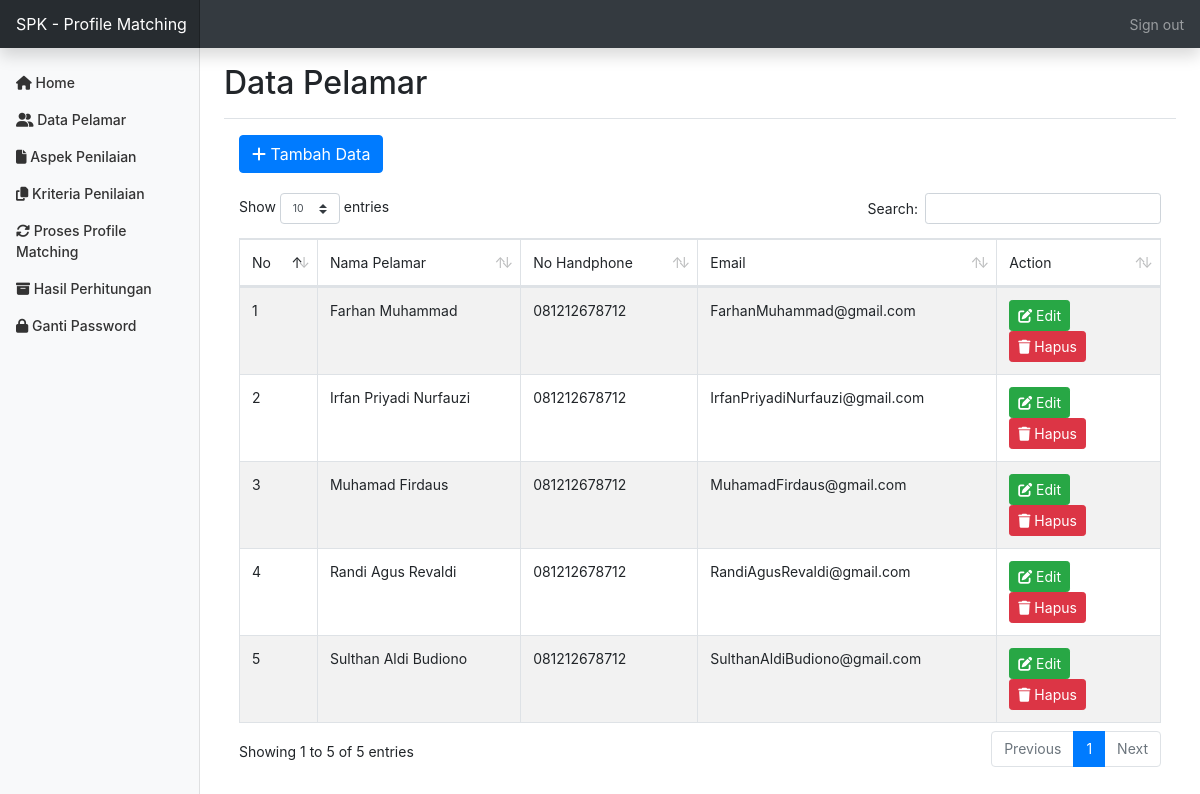
Page /home.php?page=pelamar (signed in) on the committed database.
### tables this page shows
CREATE TABLE `master_pelamar` (
  `id_pelamar` int(11) NOT NULL,
  `nama_pelamar` varchar(50) NOT NULL,
  `no_hp` varchar(12) NOT NULL,
  `email` varchar(50) NOT NULL
);

### pelamar.php (the view, shortened to what this page needs)
<div class="container">
		<a href="home.php?page=tambah_pelamar">
			<button style="margin-bottom: 20px;" class="btn btn-primary"> <i class="fa fa-plus"></i> Tambah Data </button>
		</a>
		<table id="example" class="table table-striped table-bordered" style="width:100%">
	    	<thead>
	    		<tr>
	    			<td>No</td>
	    			<td>Nama Pelamar</td>
	    			<td>No Handphone</td>
	    			<td>Email</td>
	    			<td>Action</td>
	    		</tr>
	    	</thead>
	    	<tbody>
				<?php
			        $no = 1;
			        $query = "SELECT * FROM master_pelamar ORDER BY id_pelamar ASC";
			        $master_pelamar = $koneksi->prepare($query);
			        $master_pelamar->execute();
			        $res1 = $master_pelamar->get_result();
			        if ($res1->num_rows > 0) {
				        while ($row = $res1->fetch_assoc()) {
				        	$id = $row['id_pelamar'];
				            $nama_pelamar = $row['nama_pelamar'];
				            $no_hp = $row['no_hp'];
				            $email = $row['email'];
				?>
					<tr>
						<td><?php echo $no++; ?></td>
						<td><?php echo $nama_pelamar; ?></td>
						<td><?php echo $no_hp; ?></td>
						<td><?php echo $email; ?></td>
						<td>
							<a href="home.php?page=edit_pelamar&aa=<?php echo base64_encode($id) ?>">
								<button class="btn btn-success btn-sm"> <i class="fa fa-edit"></i> Edit </button>
							</a>
							<a href="hapus_pelamar.php?aa=<?php echo base64_encode($id) ?>" onclick="javascript: return confirm('Apakah Anda yakin ingin menghapus data ini?')">
								<button class="btn btn-danger btn-sm"> <i class="fa fa-trash"></i> Hapus </button>
							</a>
						</td>
					</tr>
			    <?php } } else { ?>
				    <tr>
				    	<td colspan='7'>Tidak ada data ditemukan</td>
				    </tr>
			    <?php } ?>
	    	</tbody>
	    </table>
    </div>

### css/dashboard.css (style rules this page uses)
body { font-size: .875rem; }

### rows in the picture
master_pelamar: nama_pelamar "Farhan Muhammad", no_hp "081212678712", email "FarhanMuhammad@gmail.com"
master_pelamar: nama_pelamar "Irfan Priyadi Nurfauzi", no_hp "081212678712", email "IrfanPriyadiNurfauzi@gmail.com"
master_pelamar: nama_pelamar "Muhamad Firdaus", no_hp "081212678712", email "MuhamadFirdaus@gmail.com"
master_pelamar: nama_pelamar "Randi Agus Revaldi", no_hp "081212678712", email "RandiAgusRevaldi@gmail.com"
master_pelamar: nama_pelamar "Sulthan Aldi Budiono", no_hp "081212678712", email "SulthanAldiBudiono@gmail.com"
